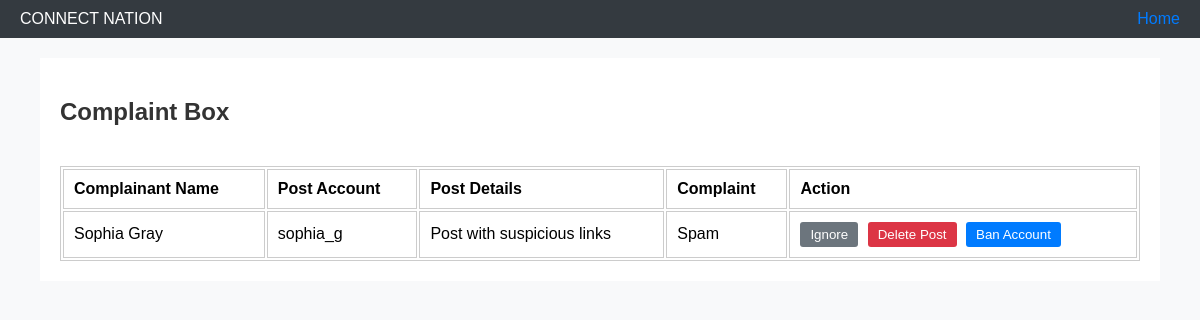
/View/ComplainBox.php (signed in), run on the app's committed database.
### tables this page shows
CREATE TABLE `complainbox` (
  `complaintname` varchar(50) NOT NULL,
  `accountname` varchar(50) NOT NULL,
  `postdetails` varchar(1000) NOT NULL,
  `complaint` varchar(50) NOT NULL,
  `postid` varchar(10) NOT NULL,
  `accountid` varchar(50) NOT NULL
);

### Model/complainlistModel.php (called while the page is built, shortened)
<?php
    function getConnection(){
        $con = mysqli_connect('127.0.0.1', 'root', '', 'connectnation');
        return $con;
    }
    function getAllcomplan(){
        $con = getConnection();
        $sql = "select * from complainbox";
        $result = mysqli_query($con, $sql);
        $complains = [];
        if ($result && mysqli_num_rows($result) > 0) {
            while ($row = mysqli_fetch_assoc($result)) {
                $complains[] = $row;
            }
        }
        return $complains;
    }
?>

### View/ComplainBox.php (the view, shortened to what this page needs)
<?php
include('../Model/complainlistModel.php');
if (isset($_SESSION["username"])) {
?>
<html>
<head>
</head>
<body>
    <header>
        <div>CONNECT NATION</div>
        <div>
            <a href="AdminHomepage.php">Home</a>
        </div>
    </header>
    <main>
        <h2>Complaint Box</h2>
        <table>
                <tr>
                    <th>Complainant Name</th>
                    <th>Post Account</th>
                    <th>Post Details</th>
                    <th>Complaint</th>
                    <th>Action</th>
                </tr>
            <tbody id="complaintTable">
            <?php
                $complains = getAllcomplan();
                if($complains){
                foreach($complains as $complain){
                    ?>
                <tr>
                    <td><?php echo ($complain['complaintname']); ?> </td>
                    <td><?php echo ($complain['accountname']); ?> </td>
                    <td><?php echo ($complain['postdetails']); ?> </td>
                    <td><?php echo ($complain['complaint']); ?> </td>
                    <td class="action-buttons">
                        <button class="ignore" onclick="window.location.href='../Controller/ComplainButtons/ignore.php?id=<?php echo $complain['accountid']; ?>'">Ignore</button>
                        <button class="delete" onclick="window.location.href='../Controller/ComplainButtons/Delete.php?id=<?php echo $complain['accountid']; ?>'">Delete Post</button>
                        <button class="ban" onclick="window.location.href='../Controller/ComplainButtons/Ban.php?id=<?php echo $complain['accountid']; ?>'">Ban Account</button>
                    </td>
                </tr>
                <?php } ?>
            </tbody>
        </table>
    </main>
</body>
</html>
<?php }
else{
    echo "Table is empty or Database conncetion failed";
}
}
else {
    echo"Please Login First";
    header('location: ../view/login.html');
    exit();
}
?>

### View/ComplainBox.php (style rules this page uses)
body { background-color: #f8f9fa; font-family: Arial, sans-serif; margin: 0; padding: 0; }
header { padding: 10px 20px; background: #343a40; color: #fff; display: flex; justify-content: space-between; align-items: center; }
header a { color: #007bff; text-decoration: none; margin-left: 15px; }
main { display: flex; flex-direction: column; margin: 20px auto; width: 90%; max-width: 1200px; background: #fff; padding: 20px; }
h2 { color: #333; }
table { width: 100%; margin-top: 20px; }
table, th, td { border: 1px solid #ccc; }
th, td { padding: 10px; text-align: left; }
.action-buttons button { padding: 5px 10px; border: none; color: white; border-radius: 3px; margin-right: 5px; }
.action-buttons button.ignore { background-color: #6c757d; }
.action-buttons button.delete { background-color: #dc3545; }
.action-buttons button.ban { background-color: #007bff; }

### data on the page
complainbox: complaintname "Sophia Gray", accountname "sophia_g", postdetails "Post with suspicious links", complaint "Spam"
